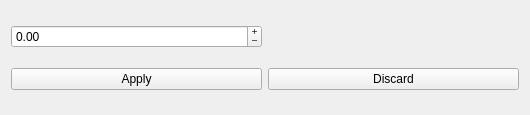
<?xml version="1.0" encoding="UTF-8"?>
<ui version="4.0">
 <class>omega_offset_dialog</class>
 <widget class="QDialog" name="omega_offset_dialog">
  <property name="windowModality">
   <enum>Qt::NonModal</enum>
  </property>
  <property name="geometry">
   <rect>
    <x>0</x>
    <y>0</y>
    <width>530</width>
    <height>115</height>
   </rect>
  </property>
  <property name="sizePolicy">
   <sizepolicy hsizetype="Minimum" vsizetype="Minimum">
    <horstretch>0</horstretch>
    <verstretch>0</verstretch>
   </sizepolicy>
  </property>
  <property name="maximumSize">
   <size>
    <width>2000</width>
    <height>2000</height>
   </size>
  </property>
  <property name="windowTitle">
   <string>Change ω Offset</string>
  </property>
  <layout class="QGridLayout" name="gridLayout">
   <item row="1" column="0">
    <widget class="QPushButton" name="pB_apply">
     <property name="text">
      <string>Apply</string>
     </property>
     <property name="autoDefault">
      <bool>false</bool>
     </property>
    </widget>
   </item>
   <item row="1" column="1">
    <widget class="QPushButton" name="pB_discard">
     <property name="text">
      <string>Discard</string>
     </property>
     <property name="autoDefault">
      <bool>false</bool>
     </property>
    </widget>
   </item>
   <item row="0" column="0">
    <widget class="QDoubleSpinBox" name="dSB_omega_offset">
     <property name="wrapping">
      <bool>true</bool>
     </property>
     <property name="buttonSymbols">
      <enum>QAbstractSpinBox::PlusMinus</enum>
     </property>
     <property name="keyboardTracking">
      <bool>false</bool>
     </property>
     <property name="minimum">
      <double>-360.000000000000000</double>
     </property>
     <property name="maximum">
      <double>360.000000000000000</double>
     </property>
     <property name="singleStep">
      <double>1.000000000000000</double>
     </property>
    </widget>
   </item>
  </layout>
 </widget>
 <resources/>
 <connections/>
</ui>
